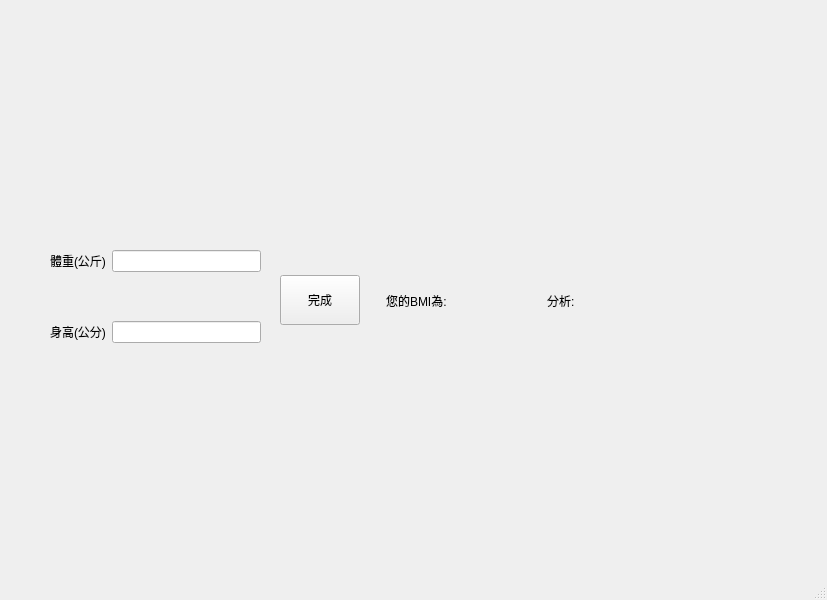
<?xml version="1.0" encoding="UTF-8"?>
<ui version="4.0">
 <class>MainWindow</class>
 <widget class="QMainWindow" name="MainWindow">
  <property name="geometry">
   <rect>
    <x>0</x>
    <y>0</y>
    <width>827</width>
    <height>600</height>
   </rect>
  </property>
  <property name="windowTitle">
   <string>BMI計算器</string>
  </property>
  <widget class="QWidget" name="centralwidget">
   <widget class="QWidget" name="layoutWidget">
    <property name="geometry">
     <rect>
      <x>280</x>
      <y>210</y>
      <width>421</width>
      <height>181</height>
     </rect>
    </property>
    <layout class="QHBoxLayout" name="horizontalLayout">
     <item>
      <widget class="QPushButton" name="pushButton">
       <property name="minimumSize">
        <size>
         <width>50</width>
         <height>50</height>
        </size>
       </property>
       <property name="text">
        <string>完成</string>
       </property>
      </widget>
     </item>
     <item>
      <spacer name="verticalSpacer">
       <property name="orientation">
        <enum>Qt::Vertical</enum>
       </property>
       <property name="sizeHint" stdset="0">
        <size>
         <width>20</width>
         <height>40</height>
        </size>
       </property>
      </spacer>
     </item>
     <item>
      <widget class="QLabel" name="label_2">
       <property name="text">
        <string>您的BMI為:</string>
       </property>
      </widget>
     </item>
     <item>
      <widget class="QLabel" name="BMI">
       <property name="enabled">
        <bool>true</bool>
       </property>
       <property name="text">
        <string/>
       </property>
      </widget>
     </item>
     <item>
      <widget class="QLabel" name="label_5">
       <property name="text">
        <string>分析:</string>
       </property>
      </widget>
     </item>
     <item>
      <widget class="QLabel" name="label_4">
       <property name="text">
        <string/>
       </property>
      </widget>
     </item>
    </layout>
   </widget>
   <widget class="QWidget" name="layoutWidget">
    <property name="geometry">
     <rect>
      <x>50</x>
      <y>207</y>
      <width>211</width>
      <height>181</height>
     </rect>
    </property>
    <layout class="QGridLayout" name="gridLayout_3">
     <item row="0" column="0">
      <widget class="QLabel" name="label">
       <property name="text">
        <string notr="true">體重(公斤)</string>
       </property>
      </widget>
     </item>
     <item row="1" column="0">
      <widget class="QLabel" name="label_3">
       <property name="text">
        <string notr="true">身高(公分)</string>
       </property>
      </widget>
     </item>
     <item row="0" column="1">
      <widget class="QLineEdit" name="weight"/>
     </item>
     <item row="1" column="1">
      <widget class="QLineEdit" name="height"/>
     </item>
    </layout>
   </widget>
  </widget>
  <widget class="QMenuBar" name="menubar">
   <property name="geometry">
    <rect>
     <x>0</x>
     <y>0</y>
     <width>827</width>
     <height>21</height>
    </rect>
   </property>
  </widget>
  <widget class="QStatusBar" name="statusbar"/>
 </widget>
 <resources/>
 <connections/>
</ui>
